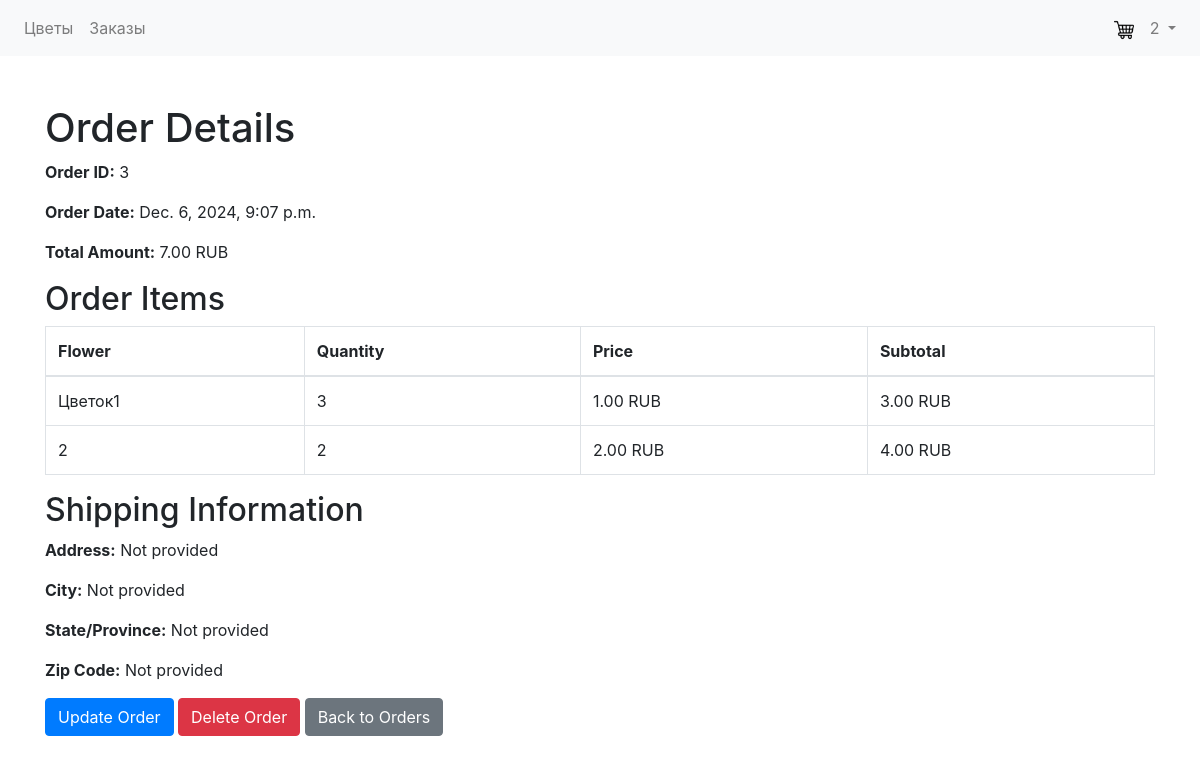
The app's page /orders/3/ (signed in), older data.
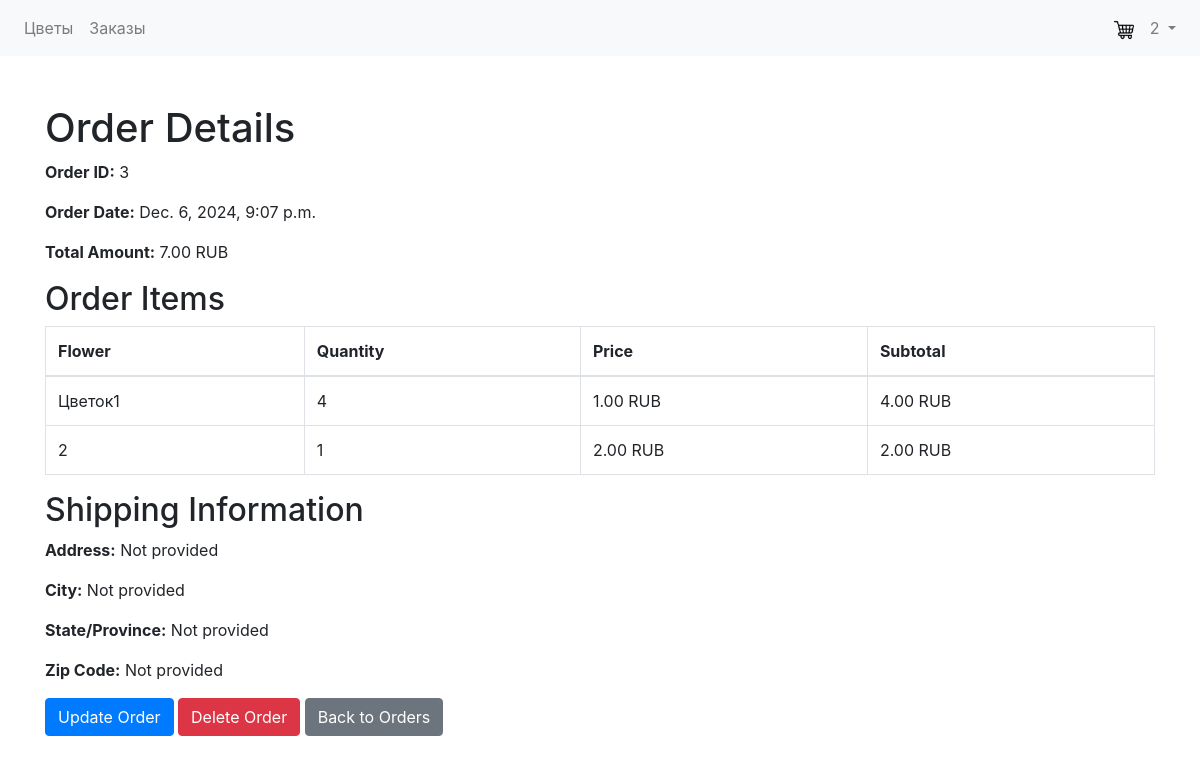
The same page, newer data.
### orders/models.py (models this page shows)
class OrderItem(models.Model):
    order = models.ForeignKey('orders.Order', on_delete=models.CASCADE)
    flower = models.ForeignKey('flowers.Flower', on_delete=models.CASCADE)
    quantity = models.IntegerField()

### flowers/models.py (models this page shows)
class Flower(models.Model):
    name = models.CharField(max_length=100)
    description = models.TextField()
    price = models.DecimalField(max_digits=6, decimal_places=2, blank=True, null=True)
    image = models.ImageField(upload_to='flowers/', blank=True, null=True)
    stock = models.DecimalField(max_digits=6, decimal_places=0, blank=True, null=True, default=0)# Requires Pillow library

### orders/views.py (the view)
# urls.py: path('<int:order_id>/', login_required(views.get_order), name='order_detail'), #Order detail
def get_order(request, order_id):
    order = get_object_or_404(Order, pk=order_id, user=request.user)
    order_items = get_order_items(request, order_id)
    return render(request, 'orders/order_detail.html', {'order': order, 'order_items': order_items})

### orders/templatetags/my_filters.py (called while the page is built)
@register.filter
def calculate_subtotal(value1, value2):
    try:
        return value1 * value2
    except TypeError:
        return 0  # Or handle the error appropriately

### orders/views.py (called while the page is built)
def get_order_items(request, order_id):
    try:
        order = get_object_or_404(Order, pk=order_id)
        if order.user.id != request.user.id and not(request.user.is_staff or request.user.is_superuser):  # Example: Assuming you have a request.user
            raise PermissionDenied("You do not have permission to view this order.")
        order_items = order.orderitem_set.all()
        return order_items
    except Order.DoesNotExist:
        return None # or raise an exception, depending on desired behavior
    except PermissionDenied as e:
        raise e #Re-raise the exception

### Templates/orders/order_detail.html (shortened to what this page needs)
{% extends 'base.html' %}
{% load my_filters %}
{% block content %}
    <h1>Order Details</h1>
    {% if order %}
        <p><strong>Order ID:</strong> {{ order.id }}</p>
        <p><strong>Order Date:</strong> {{ order.order_date }}</p>
        <p><strong>Total Amount:</strong> {{ order.total_amount }} RUB</p>
        <h2>Order Items</h2>
        <table class="table table-bordered">
            <thead>
                <tr>
                    <th>Flower</th>
                    <th>Quantity</th>
                    <th>Price</th>
                    <th>Subtotal</th>
                </tr>
            </thead>
            <tbody>
                {% for order_item in order_items.all %}
                    <tr>
                        <td>{{ order_item.flower.name }}</td>
                        <td>{{ order_item.quantity }}</td>
                        <td>{{ order_item.flower.price }} RUB</td>
                        <td>{{ order_item.flower.price|calculate_subtotal:order_item.quantity }} RUB</td>
                    </tr>
                {% endfor %}
            </tbody>
        </table>
        <h2>Shipping Information</h2>
        <p><strong>Address:</strong>  {% if order.shipping_address %}{{ order.shipping_address }}{% else %}Not provided{% endif %}</p>
        <p><strong>City:</strong> {% if order.shipping_city %}{{ order.shipping_city }}{% else %}Not provided{% endif %}</p>
        <p><strong>State/Province:</strong> {% if order.shipping_state %}{{ order.shipping_state }}{% else %}Not provided{% endif %}</p>
        <p><strong>Zip Code:</strong> {% if order.shipping_zip_code %}{{ order.shipping_zip_code }}{% else %}Not provided{% endif %}</p>
        <a href="{% url 'orders:order_update' order.id %}" class="btn btn-primary">Update Order</a>
        <a href="{% url 'orders:order_delete' order.id %}" class="btn btn-danger">Delete Order</a>
        <a href="{% url 'orders:order_list' %}" class="btn btn-secondary">Back to Orders</a>
    {% else %}
        <p>Order not found.</p>
    {% endif %}
{% endblock %}

Row changes from the older to the newer data that the page shows:
changed OrderItem "Цветок1": quantity "3" → "4"; flower.price|calculate_subtotal "3.00" → "4.00"
changed OrderItem (number 2 of 2 on the later page): quantity "2" → "1"; flower.price|calculate_subtotal "4.00" → "2.00"
